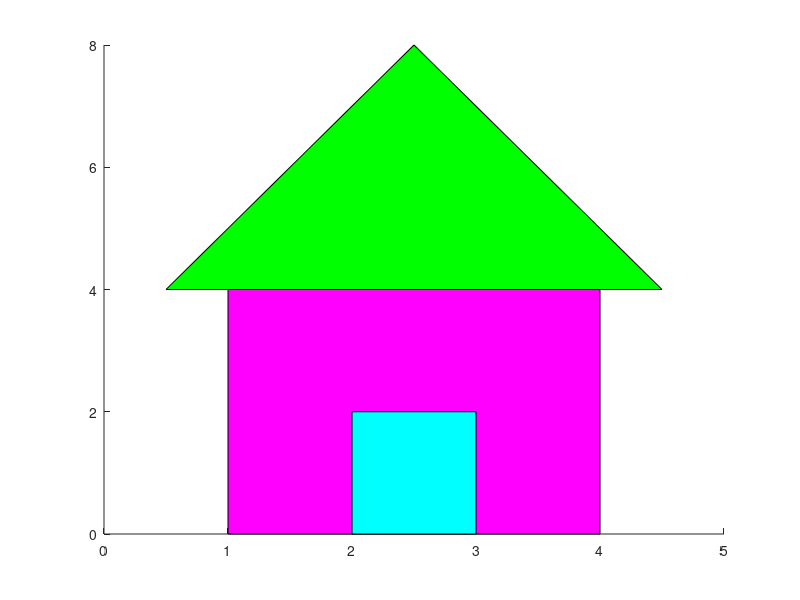

This chart was generated by the following MATLAB code:
clc
clear
%% House Project
rectangle('position',[1 0 3 4],'facecolor','m')
rectangle('position',[2 0 1 2],'facecolor','c')
x=[0.5 2.5 4.5];
y=[4 8 4];
patch(x,y,'g')
axis([0 5 0 8]);